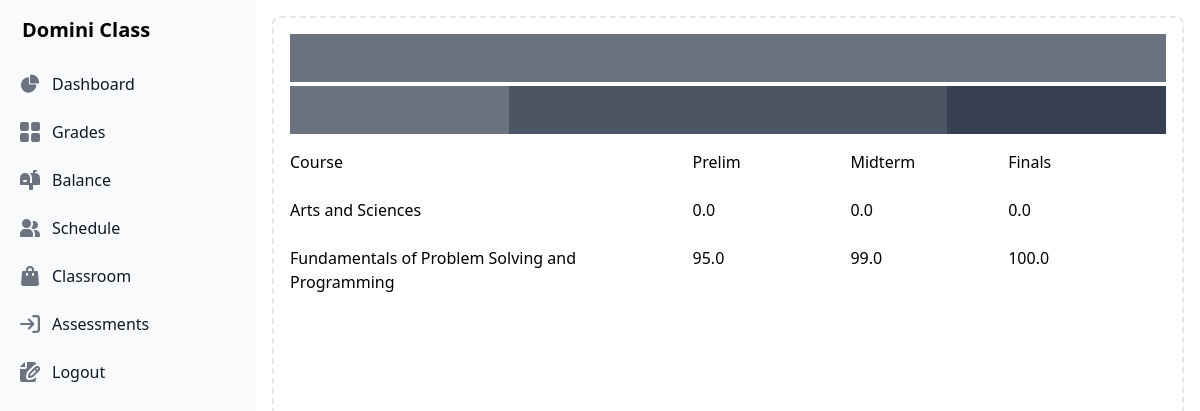
Page /grade (signed in) on the committed database.
### Registrar/models.py (models this page shows, shortened)
class Grade(models.Model):
    student = models.ForeignKey('Accounts.Student', on_delete=models.CASCADE)
    course = models.ForeignKey(Course, on_delete=models.CASCADE)
    prelim = models.FloatField(default = 0, null = True, blank = True)
    midterm = models.FloatField(default = 0, null = True, blank = True)
    finals = models.FloatField(default = 0, null = True, blank = True)
    def __str__(self):
        return f"{self.student.student_number} - {self.course.course_code} - {self.prelim} | {self.midterm} | {self.finals}"

class Course(models.Model):
    course_code = models.CharField(max_length=16)
    course_name = models.CharField(max_length=64)
    course_schedule = models.ForeignKey("Schedule", on_delete=models.CASCADE)
    program = models.ForeignKey("Program", on_delete=models.CASCADE)
    faculty = models.ForeignKey("Accounts.Faculty", on_delete=models.CASCADE)
    identifier = models.UUIDField(null = True )
    choices = [(1, '1st Semester'), (2, '2nd Semester')]
    semester = models.IntegerField(choices=choices)
    academic_years = [("2022-2023", "2022-2023"), ("2023-2024", "2023-2024"), ("2024-2025", "2024-2025"), ("2025-2026", "2025-2026"), ]
    academic_year = models.CharField(choices = academic_years, max_length=16)

### UserInterface/views.py (the view)
# urls.py: path('grade', views.grade_page, name = 'grade page'),
@login_required
def grade_page(request):
    grade = Grade.objects.filter(student = request.user.student_set.first())
    print(grade)
    items = {
        'grades': grade,
    }
    return render(request, 'UserInterface/grades.html', context = items)

### UserInterface/templates/UserInterface/grades.html
{% extends 'UserInterface/base.html' %}
{% block content %}
<div class="p-4 sm:ml-64">
    <div class="p-4 border-2 border-gray-200 h-screen border-dashed rounded-lg dark:border-gray-700 ">
        <div class="flex mb-1">
            <div class="w-full bg-gray-500 h-12"></div>
          </div>
          <div class="flex mb-4">
            <div class="w-1/4 bg-gray-500 h-12"></div>
            <div class="w-1/2 bg-gray-600 h-12"></div>
            <div class="w-1/4 bg-gray-700 h-12"></div>
          </div>
          <div overflow-x-auto>
            <div class="flex ">
              <div class="w-1/2  mr-2 h-12">Course</div>
              <div class="w-1/5 h-12">Prelim</div>
              <div class="w-1/5  h-12">Midterm</div>
              <div class="w-1/5  h-12">Finals</div>
            </div>
            {% for grade in grades %}
            <div class="flex ">
              <div class="w-1/2 mr-2 h-12">{{grade.course.course_name}}</div>
              <div class="w-1/5  h-12">{{grade.prelim}}</div>
              <div class="w-1/5 h-12">{{grade.midterm}}</div>
              <div class="w-1/5  h-12">{{grade.finals}}</div>
            </div>
            {% endfor %}
          </div>
    </div>
  </div>
{% endblock content %}

### rows in the picture
Grade: course.course_name "Arts and Sciences", prelim "0.0", midterm "0.0", finals "0.0"
Grade: course.course_name "Fundamentals of Problem Solving and Programming", prelim "95.0", midterm "99.0", finals "100.0"
